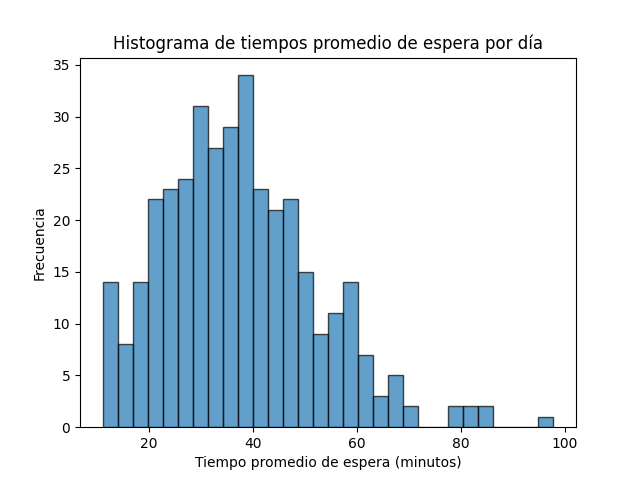

Write the Python code that produced this figure.
import numpy as np
import scipy.stats as stats
import matplotlib.pyplot as plt

# Parámetros
num_days = 365
hours_per_day = 8
minutes_per_hour = 60
total_minutes_per_day = hours_per_day * minutes_per_hour

# Tiempos de servicio
mean_service_time_cashier1 = 15
std_dev_service_time_cashier1 = 3
mean_service_time_cashier2 = 12
mean_service_time_cashier3 = 14
std_dev_service_time_cashier3 = 6

# Tiempo de llegada de clientes
mean_arrival_time = 10

# Simulación
wait_times = []
cashier1_busy_time = []
cashier2_busy_time = []
cashier3_busy_time = []

for day in range(num_days):
    current_time = 0
    queue = []
    cashier1_end_time = 0
    cashier2_end_time = 0
    cashier3_end_time = 0
    day_wait_times = []
    cashier1_busy = 0
    cashier2_busy = 0
    cashier3_busy = 0

    while current_time < total_minutes_per_day:
        # Generar el tiempo de llegada del próximo cliente
        arrival_time = np.random.exponential(mean_arrival_time)
        current_time += arrival_time
        if current_time >= total_minutes_per_day:
            break
        queue.append(current_time)

        # Atención por cada cajero
        if queue:
            if current_time >= cashier1_end_time:
                service_time = np.random.normal(mean_service_time_cashier1, std_dev_service_time_cashier1)
                if service_time < 0:
                    service_time = 0
                cashier1_busy += service_time
                cashier1_end_time = current_time + service_time
                arrival = queue.pop(0)
                day_wait_times.append(cashier1_end_time - arrival)

            elif queue and current_time >= cashier2_end_time:
                service_time = np.random.exponential(mean_service_time_cashier2)
                cashier2_busy += service_time
                cashier2_end_time = current_time + service_time
                arrival = queue.pop(0)
                day_wait_times.append(cashier2_end_time - arrival)
            
            elif queue and current_time >= cashier3_end_time:
                service_time = np.random.normal(mean_service_time_cashier3, std_dev_service_time_cashier3)
                if service_time < 0:
                    service_time = 0
                cashier3_busy += service_time
                cashier3_end_time = current_time + service_time
                arrival = queue.pop(0)
                day_wait_times.append(cashier3_end_time - arrival)
    
    wait_times.append(np.mean(day_wait_times))
    cashier1_busy_time.append(cashier1_busy / total_minutes_per_day)
    cashier2_busy_time.append(cashier2_busy / total_minutes_per_day)
    cashier3_busy_time.append(cashier3_busy / total_minutes_per_day)

# Cálculo del intervalo de confianza para el tiempo de espera promedio
confidence_level = 0.95
mean_wait_time = np.mean(wait_times)
sem_wait_time = stats.sem(wait_times)
ci_wait_time = stats.t.interval(confidence_level, num_days-1, loc=mean_wait_time, scale=sem_wait_time)

# Resultados
print(f"Tiempo promedio de espera: {int(mean_wait_time)} minutos y {int((mean_wait_time - int(mean_wait_time)) * 60):02d} segundos")
print(f"Intervalo de confianza al 95% para el tiempo de espera promedio: ({int(ci_wait_time[0])} minutos y {int((ci_wait_time[0] - int(ci_wait_time[0])) * 60):02d} segundos, {int(ci_wait_time[1])} minutos y {int((ci_wait_time[1] - int(ci_wait_time[1])) * 60):02d} segundos)")

# Porcentaje de tiempo de ocupación de cada caja
mean_cashier1_busy = np.mean(cashier1_busy_time)
mean_cashier2_busy = np.mean(cashier2_busy_time)
mean_cashier3_busy = np.mean(cashier3_busy_time)
print(f"Porcentaje de tiempo de ocupación de la caja 1: {mean_cashier1_busy*100:.2f}%")
print(f"Porcentaje de tiempo de ocupación de la caja 2: {mean_cashier2_busy*100:.2f}%")
print(f"Porcentaje de tiempo de ocupación de la caja 3: {mean_cashier3_busy*100:.2f}%")

# Histograma de los tiempos de espera promedio por día
plt.hist(wait_times, bins=30, edgecolor='k', alpha=0.7)
plt.xlabel('Tiempo promedio de espera (minutos)')
plt.ylabel('Frecuencia')
plt.title('Histograma de tiempos promedio de espera por día')
plt.show()
